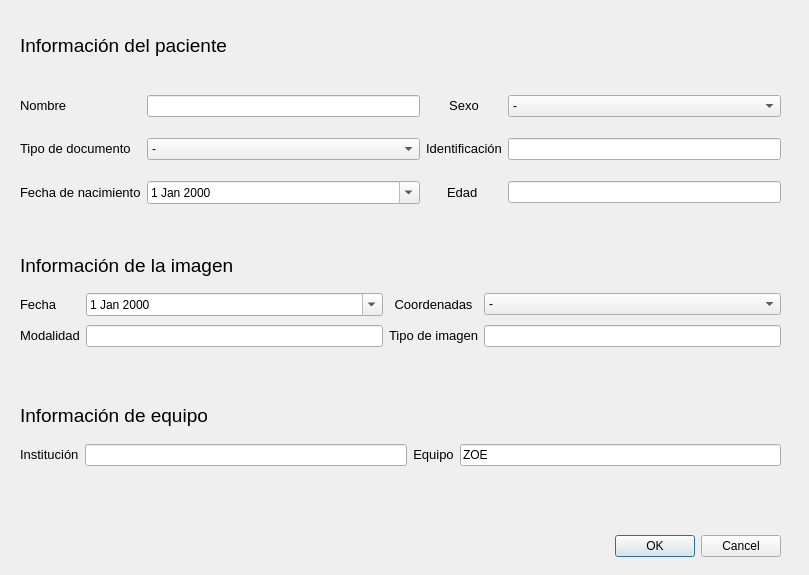
<?xml version="1.0" encoding="UTF-8"?>
<ui version="4.0">
 <class>Dialog</class>
 <widget class="QDialog" name="Dialog">
  <property name="geometry">
   <rect>
    <x>0</x>
    <y>0</y>
    <width>809</width>
    <height>575</height>
   </rect>
  </property>
  <property name="windowTitle">
   <string>Dialog</string>
  </property>
  <widget class="QDialogButtonBox" name="buttonBox">
   <property name="geometry">
    <rect>
     <x>580</x>
     <y>530</y>
     <width>201</width>
     <height>32</height>
    </rect>
   </property>
   <property name="orientation">
    <enum>Qt::Horizontal</enum>
   </property>
   <property name="standardButtons">
    <set>QDialogButtonBox::Cancel|QDialogButtonBox::Ok</set>
   </property>
  </widget>
  <widget class="QWidget" name="gridLayoutWidget">
   <property name="geometry">
    <rect>
     <x>20</x>
     <y>80</y>
     <width>761</width>
     <height>141</height>
    </rect>
   </property>
   <layout class="QGridLayout" name="gridLayout">
    <item row="0" column="2">
     <widget class="QLabel" name="label_2">
      <property name="text">
       <string>&lt;html&gt;&lt;head/&gt;&lt;body&gt;&lt;p&gt;&lt;span style=&quot; font-size:10pt;&quot;&gt;Sexo&lt;/span&gt;&lt;/p&gt;&lt;/body&gt;&lt;/html&gt;</string>
      </property>
      <property name="alignment">
       <set>Qt::AlignCenter</set>
      </property>
     </widget>
    </item>
    <item row="2" column="1">
     <widget class="QDateEdit" name="birthdatePac">
      <property name="autoFillBackground">
       <bool>true</bool>
      </property>
      <property name="dateTime">
       <datetime>
        <hour>0</hour>
        <minute>0</minute>
        <second>0</second>
        <year>2000</year>
        <month>1</month>
        <day>1</day>
       </datetime>
      </property>
      <property name="calendarPopup">
       <bool>true</bool>
      </property>
     </widget>
    </item>
    <item row="0" column="0">
     <widget class="QLabel" name="label">
      <property name="text">
       <string>&lt;html&gt;&lt;head/&gt;&lt;body&gt;&lt;p&gt;&lt;span style=&quot; font-size:10pt;&quot;&gt;Nombre&lt;/span&gt;&lt;/p&gt;&lt;/body&gt;&lt;/html&gt;</string>
      </property>
     </widget>
    </item>
    <item row="0" column="3">
     <widget class="QComboBox" name="sexPac">
      <item>
       <property name="text">
        <string>-</string>
       </property>
      </item>
      <item>
       <property name="text">
        <string>Masculino</string>
       </property>
      </item>
      <item>
       <property name="text">
        <string>Femenino</string>
       </property>
      </item>
      <item>
       <property name="text">
        <string>No binario</string>
       </property>
      </item>
     </widget>
    </item>
    <item row="0" column="1">
     <widget class="QLineEdit" name="namePac"/>
    </item>
    <item row="1" column="2">
     <widget class="QLabel" name="label_3">
      <property name="text">
       <string>&lt;html&gt;&lt;head/&gt;&lt;body&gt;&lt;p&gt;&lt;span style=&quot; font-size:10pt;&quot;&gt;Identificación&lt;/span&gt;&lt;/p&gt;&lt;/body&gt;&lt;/html&gt;</string>
      </property>
      <property name="alignment">
       <set>Qt::AlignCenter</set>
      </property>
     </widget>
    </item>
    <item row="1" column="3">
     <widget class="QLineEdit" name="idPac"/>
    </item>
    <item row="2" column="3">
     <widget class="QLineEdit" name="agePac"/>
    </item>
    <item row="2" column="0">
     <widget class="QLabel" name="label_5">
      <property name="text">
       <string>&lt;html&gt;&lt;head/&gt;&lt;body&gt;&lt;p&gt;&lt;span style=&quot; font-size:10pt;&quot;&gt;Fecha de nacimiento&lt;/span&gt;&lt;/p&gt;&lt;/body&gt;&lt;/html&gt;</string>
      </property>
     </widget>
    </item>
    <item row="1" column="0">
     <widget class="QLabel" name="label_6">
      <property name="text">
       <string>&lt;html&gt;&lt;head/&gt;&lt;body&gt;&lt;p&gt;&lt;span style=&quot; font-size:10pt;&quot;&gt;Tipo de documento&lt;/span&gt;&lt;/p&gt;&lt;/body&gt;&lt;/html&gt;</string>
      </property>
     </widget>
    </item>
    <item row="2" column="2">
     <widget class="QLabel" name="label_4">
      <property name="text">
       <string>&lt;html&gt;&lt;head/&gt;&lt;body&gt;&lt;p&gt;&lt;span style=&quot; font-size:10pt;&quot;&gt;Edad &lt;/span&gt;&lt;/p&gt;&lt;/body&gt;&lt;/html&gt;</string>
      </property>
      <property name="alignment">
       <set>Qt::AlignCenter</set>
      </property>
     </widget>
    </item>
    <item row="1" column="1">
     <widget class="QComboBox" name="typedocPac">
      <item>
       <property name="text">
        <string>-</string>
       </property>
      </item>
      <item>
       <property name="text">
        <string>Cedula de ciudadania</string>
       </property>
      </item>
      <item>
       <property name="text">
        <string>Tarjeta de identidad</string>
       </property>
      </item>
      <item>
       <property name="text">
        <string>Registro civil</string>
       </property>
      </item>
      <item>
       <property name="text">
        <string>Pasaporte</string>
       </property>
      </item>
      <item>
       <property name="text">
        <string>Cedula de extranjeria</string>
       </property>
      </item>
     </widget>
    </item>
   </layout>
  </widget>
  <widget class="QLabel" name="label_7">
   <property name="geometry">
    <rect>
     <x>20</x>
     <y>30</y>
     <width>381</width>
     <height>31</height>
    </rect>
   </property>
   <property name="text">
    <string>&lt;html&gt;&lt;head/&gt;&lt;body&gt;&lt;p&gt;&lt;span style=&quot; font-size:14pt;&quot;&gt;Información del paciente&lt;/span&gt;&lt;/p&gt;&lt;/body&gt;&lt;/html&gt;</string>
   </property>
  </widget>
  <widget class="QLabel" name="label_8">
   <property name="geometry">
    <rect>
     <x>20</x>
     <y>250</y>
     <width>381</width>
     <height>31</height>
    </rect>
   </property>
   <property name="text">
    <string>&lt;html&gt;&lt;head/&gt;&lt;body&gt;&lt;p&gt;&lt;span style=&quot; font-size:14pt;&quot;&gt;Información de la imagen&lt;/span&gt;&lt;/p&gt;&lt;/body&gt;&lt;/html&gt;</string>
   </property>
  </widget>
  <widget class="QWidget" name="gridLayoutWidget_2">
   <property name="geometry">
    <rect>
     <x>20</x>
     <y>290</y>
     <width>761</width>
     <height>61</height>
    </rect>
   </property>
   <layout class="QGridLayout" name="gridLayout_2">
    <item row="0" column="2">
     <widget class="QLabel" name="label_9">
      <property name="text">
       <string>&lt;html&gt;&lt;head/&gt;&lt;body&gt;&lt;p&gt;&lt;span style=&quot; font-size:10pt;&quot;&gt;Coordenadas&lt;/span&gt;&lt;/p&gt;&lt;/body&gt;&lt;/html&gt;</string>
      </property>
      <property name="alignment">
       <set>Qt::AlignCenter</set>
      </property>
     </widget>
    </item>
    <item row="0" column="1">
     <widget class="QDateEdit" name="dateImg">
      <property name="autoFillBackground">
       <bool>true</bool>
      </property>
      <property name="dateTime">
       <datetime>
        <hour>0</hour>
        <minute>0</minute>
        <second>0</second>
        <year>2000</year>
        <month>1</month>
        <day>1</day>
       </datetime>
      </property>
      <property name="calendarPopup">
       <bool>true</bool>
      </property>
     </widget>
    </item>
    <item row="0" column="0">
     <widget class="QLabel" name="label_14">
      <property name="text">
       <string>&lt;html&gt;&lt;head/&gt;&lt;body&gt;&lt;p&gt;&lt;span style=&quot; font-size:10pt;&quot;&gt;Fecha&lt;/span&gt;&lt;/p&gt;&lt;/body&gt;&lt;/html&gt;</string>
      </property>
     </widget>
    </item>
    <item row="1" column="0">
     <widget class="QLabel" name="label_12">
      <property name="text">
       <string>&lt;html&gt;&lt;head/&gt;&lt;body&gt;&lt;p&gt;&lt;span style=&quot; font-size:10pt;&quot;&gt;Modalidad&lt;/span&gt;&lt;/p&gt;&lt;/body&gt;&lt;/html&gt;</string>
      </property>
     </widget>
    </item>
    <item row="1" column="1">
     <widget class="QLineEdit" name="modImg"/>
    </item>
    <item row="1" column="3">
     <widget class="QLineEdit" name="typeImg"/>
    </item>
    <item row="1" column="2">
     <widget class="QLabel" name="label_10">
      <property name="text">
       <string>&lt;html&gt;&lt;head/&gt;&lt;body&gt;&lt;p&gt;&lt;span style=&quot; font-size:10pt;&quot;&gt;Tipo de imagen&lt;/span&gt;&lt;/p&gt;&lt;/body&gt;&lt;/html&gt;</string>
      </property>
     </widget>
    </item>
    <item row="0" column="3">
     <widget class="QComboBox" name="positionMuestra">
      <item>
       <property name="text">
        <string>-</string>
       </property>
      </item>
      <item>
       <property name="text">
        <string>Si</string>
       </property>
      </item>
      <item>
       <property name="text">
        <string>No</string>
       </property>
      </item>
     </widget>
    </item>
   </layout>
  </widget>
  <widget class="QLabel" name="label_11">
   <property name="geometry">
    <rect>
     <x>20</x>
     <y>400</y>
     <width>381</width>
     <height>31</height>
    </rect>
   </property>
   <property name="text">
    <string>&lt;html&gt;&lt;head/&gt;&lt;body&gt;&lt;p&gt;&lt;span style=&quot; font-size:14pt;&quot;&gt;Información de equipo&lt;/span&gt;&lt;/p&gt;&lt;/body&gt;&lt;/html&gt;</string>
   </property>
  </widget>
  <widget class="QWidget" name="gridLayoutWidget_3">
   <property name="geometry">
    <rect>
     <x>20</x>
     <y>440</y>
     <width>761</width>
     <height>31</height>
    </rect>
   </property>
   <layout class="QGridLayout" name="gridLayout_3">
    <item row="0" column="1">
     <widget class="QLineEdit" name="insEqu"/>
    </item>
    <item row="0" column="2">
     <widget class="QLabel" name="label_13">
      <property name="text">
       <string>&lt;html&gt;&lt;head/&gt;&lt;body&gt;&lt;p&gt;&lt;span style=&quot; font-size:10pt;&quot;&gt;Equipo&lt;/span&gt;&lt;/p&gt;&lt;/body&gt;&lt;/html&gt;</string>
      </property>
      <property name="alignment">
       <set>Qt::AlignCenter</set>
      </property>
     </widget>
    </item>
    <item row="0" column="0">
     <widget class="QLabel" name="label_16">
      <property name="text">
       <string>&lt;html&gt;&lt;head/&gt;&lt;body&gt;&lt;p&gt;&lt;span style=&quot; font-size:10pt;&quot;&gt;Institución&lt;/span&gt;&lt;/p&gt;&lt;/body&gt;&lt;/html&gt;</string>
      </property>
     </widget>
    </item>
    <item row="0" column="3">
     <widget class="QLineEdit" name="nameEqu">
      <property name="text">
       <string>ZOE</string>
      </property>
     </widget>
    </item>
   </layout>
  </widget>
 </widget>
 <resources/>
 <connections>
  <connection>
   <sender>buttonBox</sender>
   <signal>accepted()</signal>
   <receiver>Dialog</receiver>
   <slot>accept()</slot>
   <hints>
    <hint type="sourcelabel">
     <x>248</x>
     <y>254</y>
    </hint>
    <hint type="destinationlabel">
     <x>157</x>
     <y>274</y>
    </hint>
   </hints>
  </connection>
  <connection>
   <sender>buttonBox</sender>
   <signal>rejected()</signal>
   <receiver>Dialog</receiver>
   <slot>reject()</slot>
   <hints>
    <hint type="sourcelabel">
     <x>316</x>
     <y>260</y>
    </hint>
    <hint type="destinationlabel">
     <x>286</x>
     <y>274</y>
    </hint>
   </hints>
  </connection>
 </connections>
</ui>
